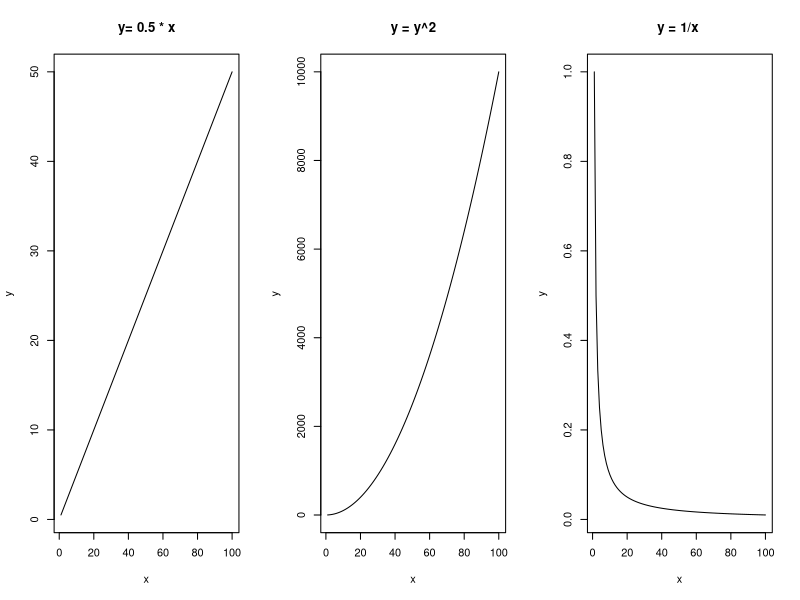
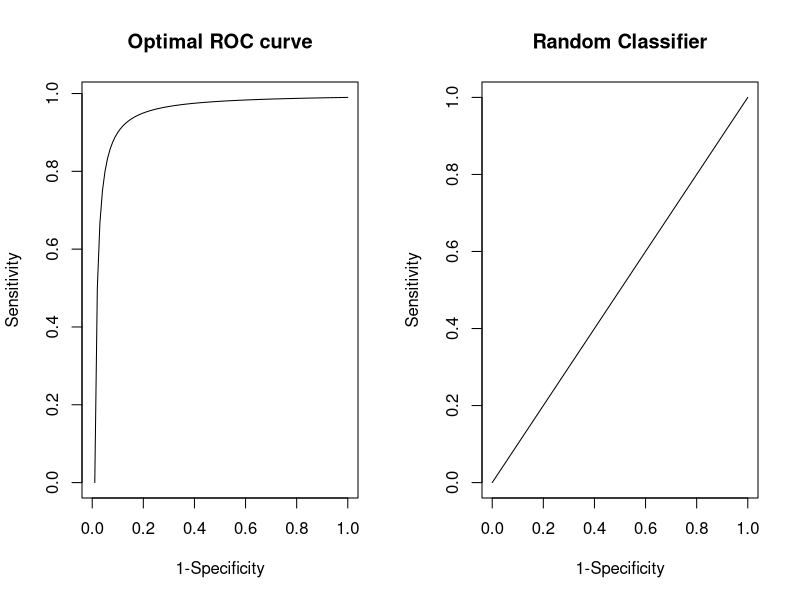

Write the R code that produced these figures, in order.
x = (1:100)
y =  x

png("../Figures/relationship.png", res=200, height=400, width=400*3)
par(mfrow=c(1,3))
plot(x, 0.5*x, type="l", main="y= 0.5 * x", ylab="y")
plot(x, x^2, type="l", main = "y = y^2", ylab="y")
plot(x, 1/x, type="l", main = "y = 1/x ", ylab="y")
dev.off()



x = seq(0, 1, 0.01)
png("../Figures/ROC.png", res=120, height=400, width=400*2)
par(mfrow=c(1,2))
plot(x, (100-1/x)/100, type="l", main = "Optimal ROC curve", ylab="Sensitivity", xlab="1-Specificity")
plot(x, x, type="l", main = "Random Classifier", ylab="Sensitivity", xlab="1-Specificity")
dev.off()
